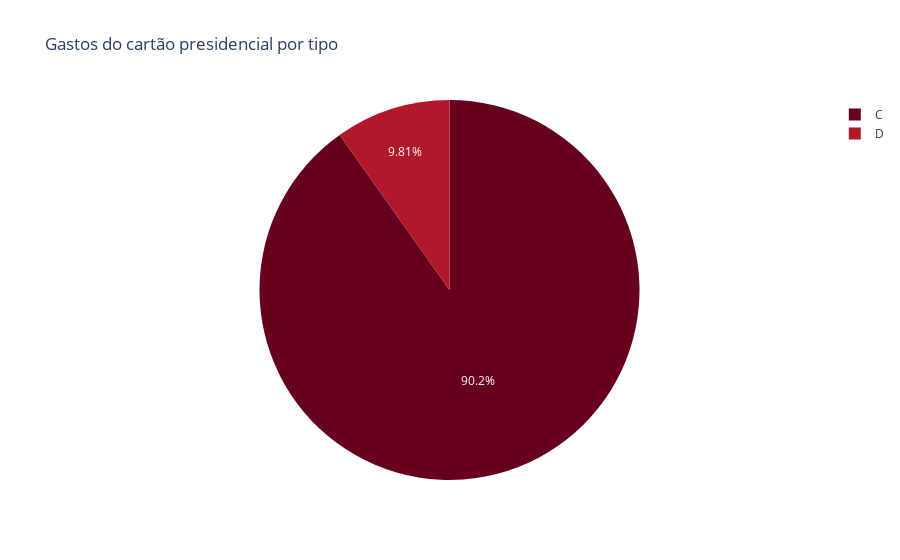

The cell this chart's notebook holds for it:
### Code cell
fig_lula = px.pie(gastos_lula_setores, values='VALOR_NUM', names='TIPO', title='Gastos do cartão presidencial por tipo',
color_discrete_sequence=px.colors.sequential.RdBu)
fig_lula.show()

### Figure 1 — Plotly figure (JSON) as saved in the notebook; plotly's stock layout.template omitted (floating-point values rounded to 4 significant figures)
{"data": [{"domain": {"x": [0, 1], "y": [0, 1]}, "hovertemplate": "TIPO=%{label}<br>VALOR_NUM=%{value}<extra></extra>", "labels": ["C", "D"], "legendgroup": "", "name": "", "showlegend": true, "type": "pie", "values": [103600000.0, 11270000.0]}], "layout": {"legend": {"tracegroupgap": 0}, "piecolorway": ["rgb(103,0,31)", "rgb(178,24,43)", "rgb(214,96,77)", "rgb(244,165,130)", "rgb(253,219,199)", "rgb(247,247,247)", "rgb(209,229,240)", "rgb(146,197,222)", "rgb(67,147,195)", "rgb(33,102,172)", "rgb(5,48,97)"], "title": {"text": "Gastos do cartão presidencial por tipo"}}}
